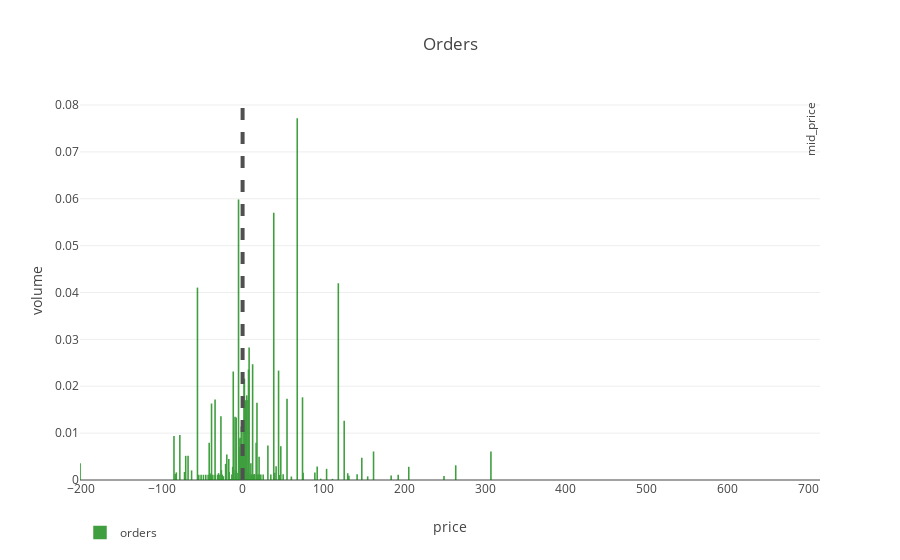

The notebook cell saved with this chart:
### Code cell
order_data_norm = go.Bar(
    x=df_orders_norm['price'], y=df_orders_norm['volume'], name = 'orders', 
    marker = dict(color = 'rgb(0, 128, 0)', line = dict(color = 'rgb(0, 128, 0)', width = 1.5)), 
    opacity = 0.75)

data = go.Data([order_data_norm])
layout = go.Layout(
    title = 'Orders',
    xaxis = dict(title='price'),
    yaxis = dict(title='volume'),
    showlegend = True,
    legend = dict(orientation="h"))

layout.update(
    shapes = [dict(
        type = 'line',
        xref = 'x',
        x0 = mid_price_norm,
        x1 = mid_price_norm,
        yref = 'paper',            
        y0 = 0.0,
        y1 = 1.0,
        line = dict(color = 'rgb(80, 80, 80)', width = 4, dash = 'dash'))],
    annotations=[dict(
        text = 'mid_price',
        textangle = -90,
        xref = 'x',
        x = mid_price,
        yref = 'paper',
        y = 1.0,
        showarrow = False,
        xanchor = 'left',
        xshift = 0)])


figure = go.Figure(data=data, layout=layout)
py_config = {'displayModeBar': False, 'showLink': False, 'editable': False}

py.iplot(figure, config=py_config)

### Figure 1 — Plotly figure (JSON) as saved in the notebook; plotly's stock layout.template omitted (floating-point values rounded to 4 significant figures; data arrays with more than 128 entries replaced by an {"elided": "..."} marker saying what was removed)
{"data": [{"marker": {"color": "rgb(0, 128, 0)", "line": {"color": "rgb(0, 128, 0)", "width": 1.5}}, "name": "orders", "opacity": 0.75, "type": "bar", "x": {"elided": "152 float values"}, "y": {"elided": "152 float values"}}], "layout": {"annotations": [{"showarrow": false, "text": "mid_price", "textangle": -90, "x": 688.5, "xanchor": "left", "xref": "x", "xshift": 0, "y": 1, "yref": "paper"}], "legend": {"orientation": "h"}, "shapes": [{"line": {"color": "rgb(80, 80, 80)", "dash": "dash", "width": 4}, "type": "line", "x0": -8.256e-14, "x1": -8.256e-14, "xref": "x", "y0": 0, "y1": 1, "yref": "paper"}], "showlegend": true, "title": "Orders", "xaxis": {"title": "price"}, "yaxis": {"title": "volume"}}}
